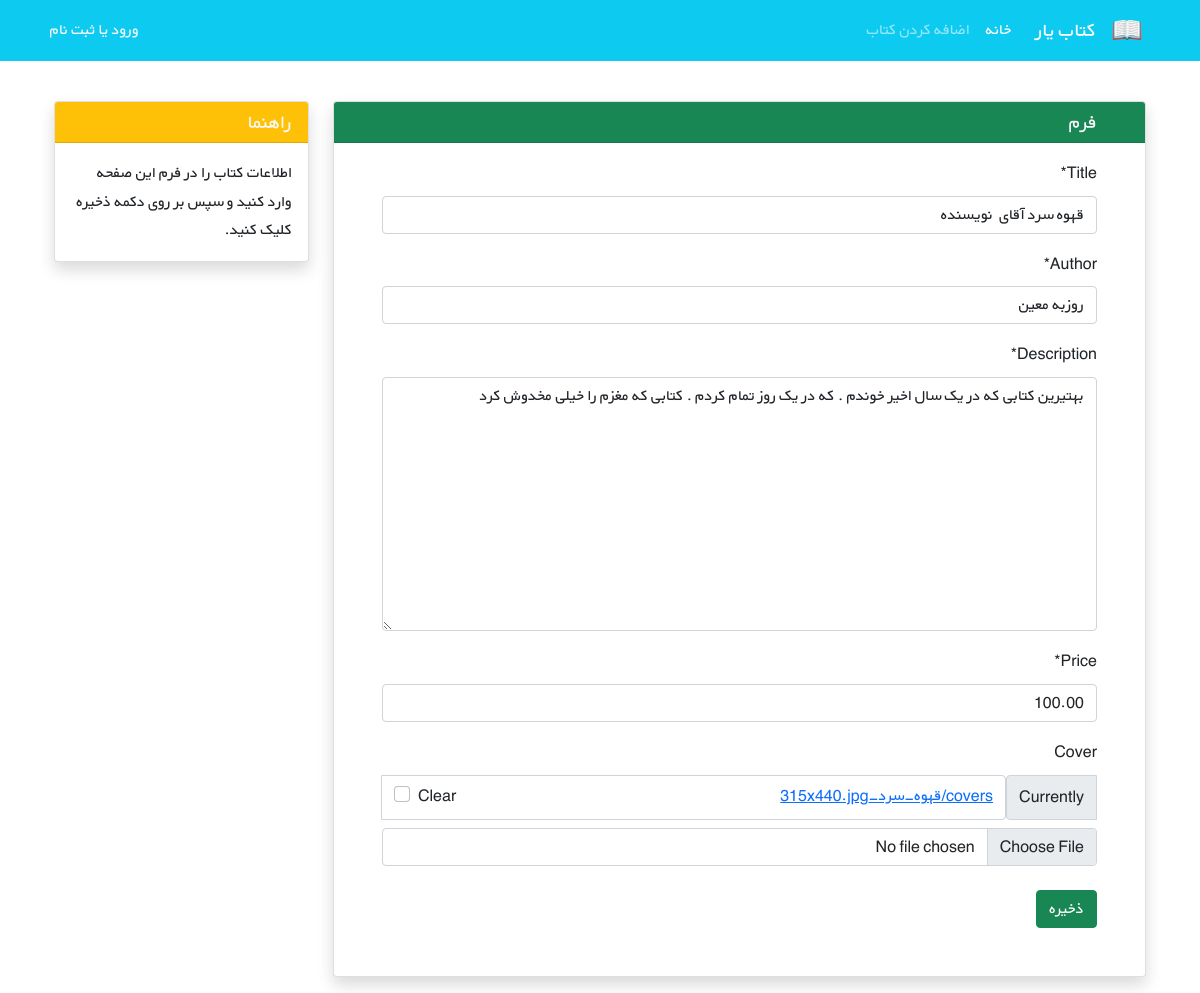
The page /book/1/edit/ on the database its author committed.
### books/models.py (models this page shows, shortened)
class Book(models.Model):
    title = models.CharField(max_length=200)
    author = models.CharField(max_length=200)
    description = models.TextField()
    price = models.DecimalField(max_digits = 6 , decimal_places = 2)
    cover = models.ImageField(upload_to = 'covers/' , blank = True)

### books/views.py (the view)
# urls.py: path('<int:pk>/edit/' , BookUpdateView.as_view() , name = 'book_update'),
class BookUpdateView(generic.UpdateView):
    model = Book
    fields = ['title' , 'author' , 'description' , 'price' , 'cover']
    template_name = 'books/book_update.html'

### books/templates/books/book_update.html (shortened to what this page needs)
{% extends '_base.html' %}
{% load crispy_forms_tags %}
{% block content %}
      <div class="container mt-4" dir="rtl">
        <div class="row">
            <div class="col-9">
                <div class="card shadow my-3">
                    <h5 class="card-header bg-success text-light px-5">فرم</h5>
                    <div class="px-5 pt-3 pb-5">
                        <form method="POST" enctype = "multipart/form-data">
                            {{ form | crispy }}
                            <button type="submit" class="btn btn-success mt-2">ذخیره</button>
                        </form>
                    </div>
                </div>
            </div>
            <div class="col-3">
                <div class="card my-3 shadow">
                    <h5 class="card-header bg-warning text-light">راهنما</h5>
                    <div class="card-body">
                        <p class="card-text">
                            اطلاعات کتاب را در فرم این صفحه وارد کنید و سپس بر روی دکمه ذخیره کلیک کنید.
                        </p>
                    </div>
                </div>
            </div>
        </div>
    </div>
{% endblock content %}

### static/css/style.css (style rules this page uses)
* { font-family: 'BYekan', sans-serif; line-height: 1.8rem; }

### rows shown on the page
Book: title "قهوه سرد آقای نویسنده", author "روزبه معین", description "بهتیرین کتابی که در یک سال اخیر خوندم . که در یک روز تمام کردم . کتابی که مغزم را خیلی مخدوش کرد", price "100.00"
